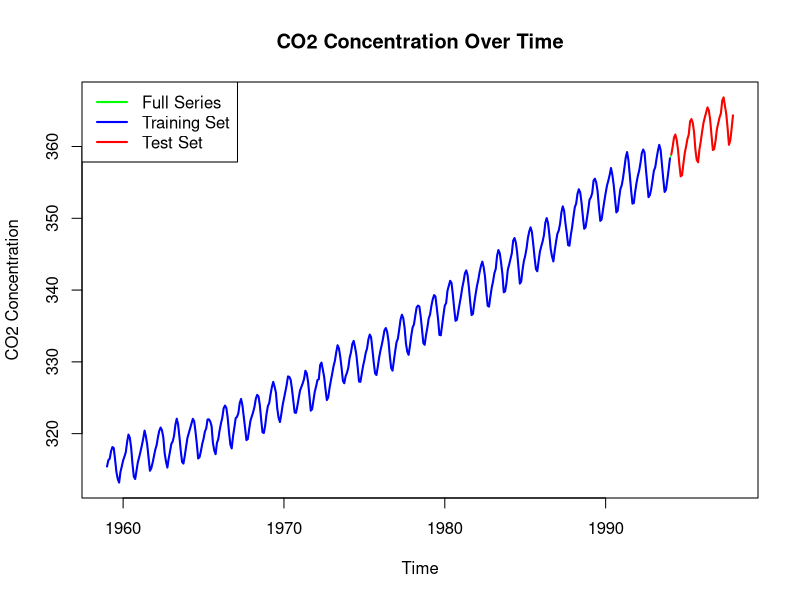
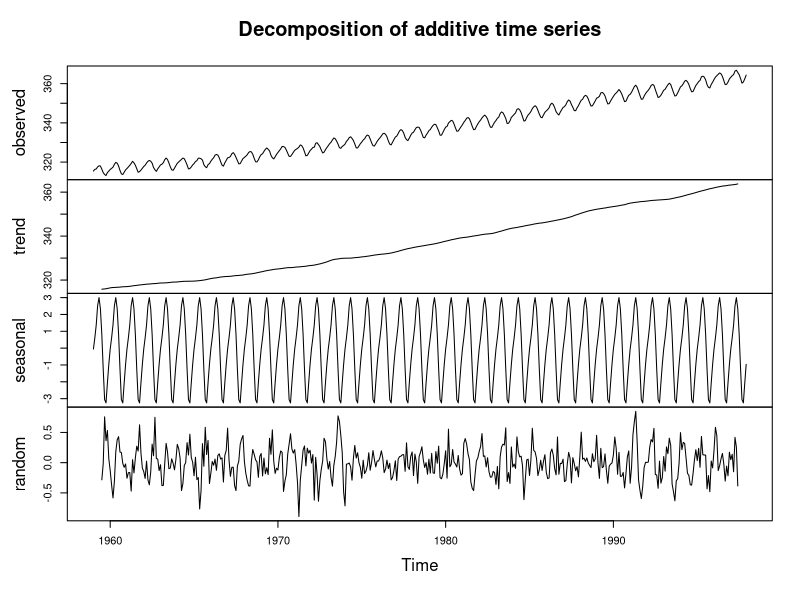
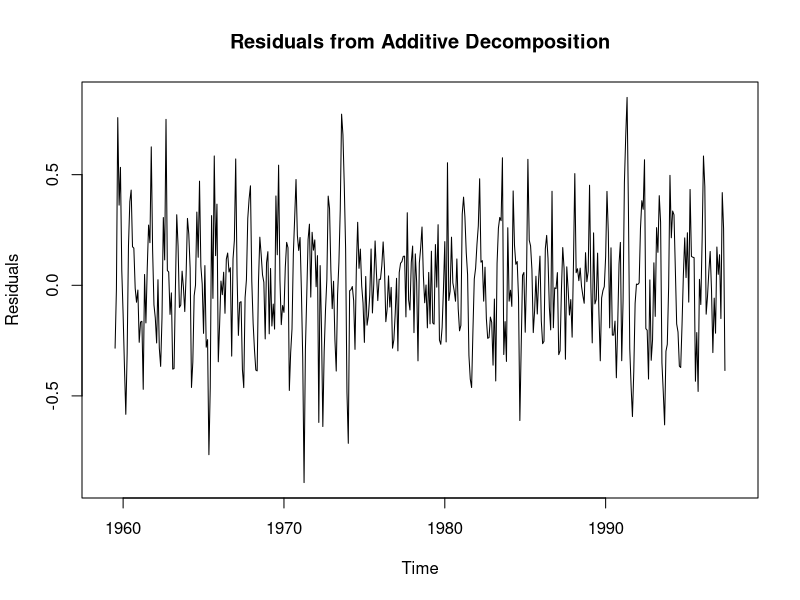
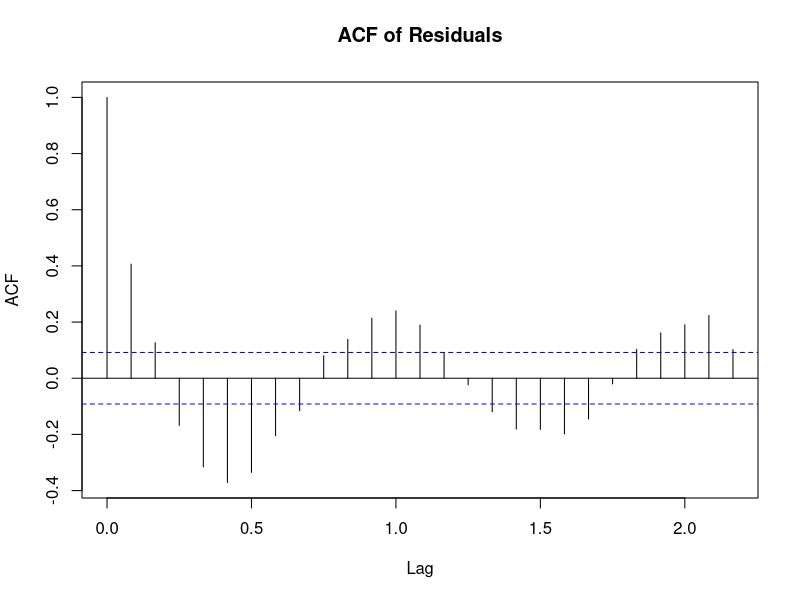
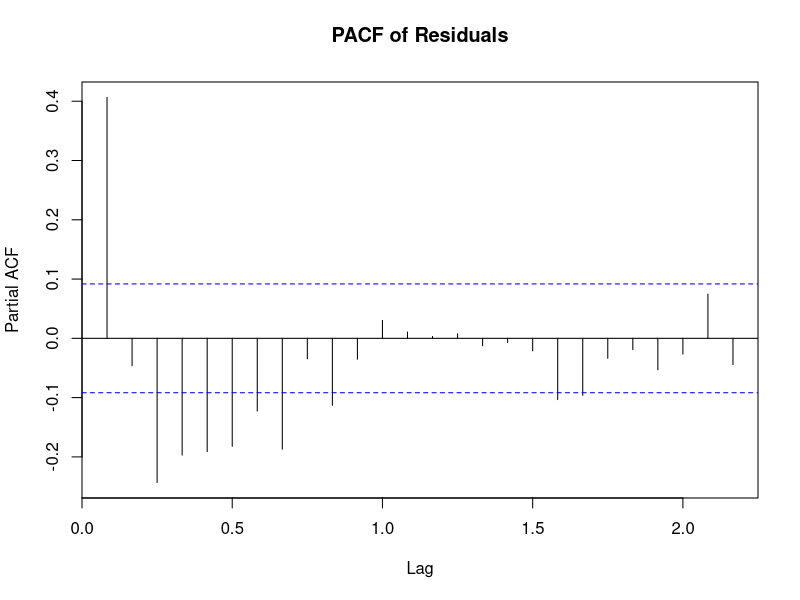
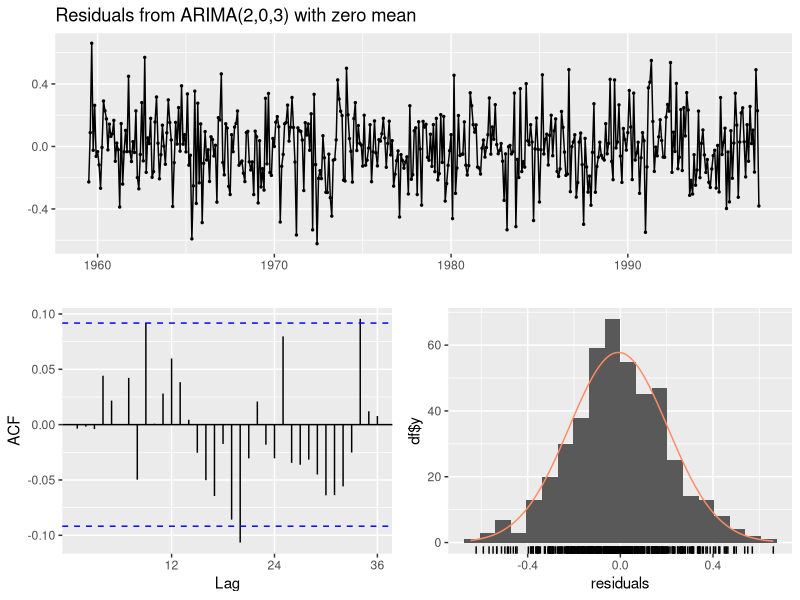

R code for these plots, in order: (Note: this script raises an error after producing the figures.)
## ---- chunk 1
library(MASS)
data(co2)

ts_co2 <- ts(co2, frequency = 12, start = c(1959, 1))

train_size <- round(0.9 * length(ts_co2))
train_ts <- window(ts_co2, end = time(ts_co2)[train_size])
test_ts <- window(ts_co2, start = time(ts_co2)[train_size + 1])
## ---- chunk 2
library(tseries)

plot(ts_co2, main = "CO2 Concentration Over Time", ylab = "CO2 Concentration", xlab = "Time", col="green")
lines(train_ts, main = "Training Data", ylab = "CO2 Concentration", xlab = "Time", col="blue", lwd=2)
lines(test_ts, main = "Test Data", ylab = "CO2 Concentration", xlab = "Time", col="red", lwd=2)
legend("topleft", legend=c("Full Series", "Training Set", "Test Set"), col=c("green", "blue", "red"), lwd=2)
## ---- chunk 3
dec_add <- decompose(co2, type = "additive")

plot(dec_add)
plot(dec_add$random, main = "Residuals from Additive Decomposition", ylab = "Residuals", xlab = "Time")
## ---- chunk 4
resid_clean <- stats::na.omit(dec_add$random)
acf(resid_clean, main = "ACF of Residuals")
pacf(resid_clean, main = "PACF of Residuals")
## ---- chunk 5
kpss_test_result <- kpss.test(resid_clean)
print(kpss_test_result)

adf_test_result <- adf.test(resid_clean)
print(adf_test_result)
## ---- chunk 6
library(forecast)

model_final = auto.arima(resid_clean, seasonal = FALSE)

model_final
## ---- chunk 7
checkresiduals(model_final)
## ---- chunk 8
trend_decomp <- na.omit(dec_add$trend)
trend_data <- data.frame(time = time(trend_decomp), trend = trend_decomp)

trend_model <- lm(trend ~ I(time), data = trend_data)
summary(trend_model)
## ---- chunk 9
new_time_values <- seq(
  from = max(time(trend_decomp)) + delta(trend_decomp),
  by = delta(trend_decomp),
  to = max(time(test_ts))
)

new_data <- data.frame(time = new_time_values)

forecast_residuals <- forecast(model_final, h = length(new_time_values))

# TODO: use correction
## ---- chunk 10
set.seed(123)

n <- 100
AR <- c(0.5, -0.3, -0.1)
MA <- c(0.4, -0.2)

X1 <- arima.sim(model = list(ar = AR, ma = MA), n = n)

plot(X1, main = "Chronoplot ARIMA(3,0,2) without constant", ylab = "Xt")
acf(X1)
pacf(X1)
## ---- chunk 11
X2 <- X1 + 100 / (1 - sum(AR))

plot(X2, main = "ARIMA(3,0,2) with constant c=100", ylab = "Xt")
abline(h = mean(X2), col = "red", lty = 2)
## ---- chunk 12
X3_d1 <- arima.sim(
  model = list(ar = AR, ma = MA, order = c(3, 1, 2)),
  n = n
)

X3_d2 <- arima.sim(
  model = list(ar = AR, ma = MA, order = c(3, 2, 2)),
  n = n
)

plot(X3_d1, main = "ARIMA(3,1,2)")
plot(X3_d2, main = "ARIMA(3,2,2)")
## ---- chunk 13
n_large <- 5000
x_large <- arima.sim(model = list(ar = phi, ma = theta), n = n_large)
plot(x_large, main = "ARIMA(3,0,2) - Long terme")
